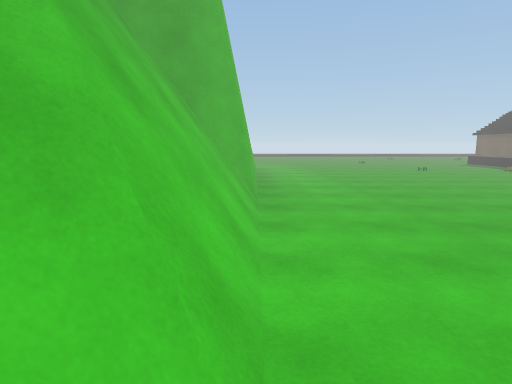
View 1 (above)

22 first-person views from a walk through a 3-D level made in the Unity game engine. The camera is 1.5 m above the floor, tilts 8° down and sees 75° across. The floor is counted in squares, 1 m on a side. Each view is taken from the middle of a square. On the plan, view 1 faces up. The plan holds only what a view shows up to about 15 squares ahead; the rest is blank. The place goes on beyond the plan. The player is left out. Surface patterns are stand-ins for the level's own textures.

View 2
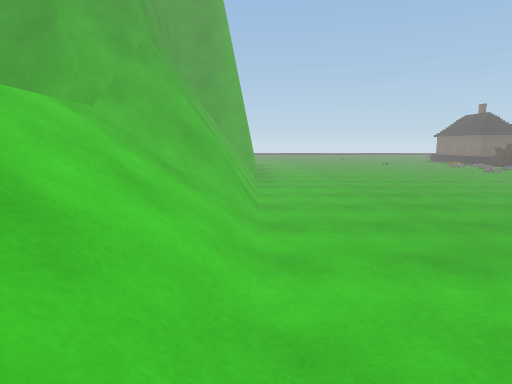

View 3
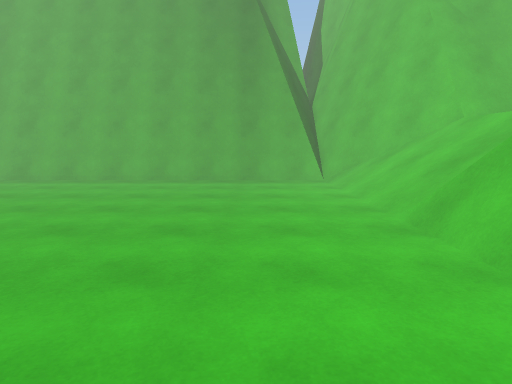

View 4
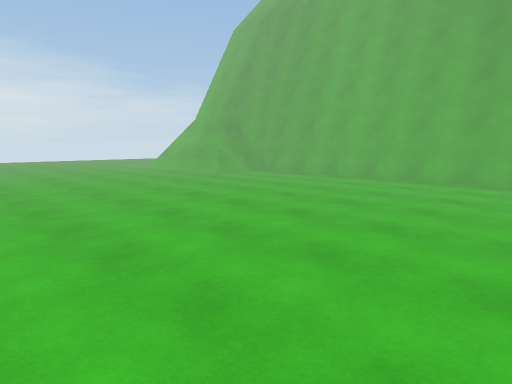

View 5
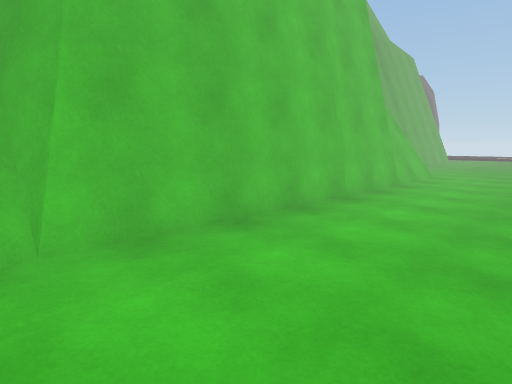

View 6
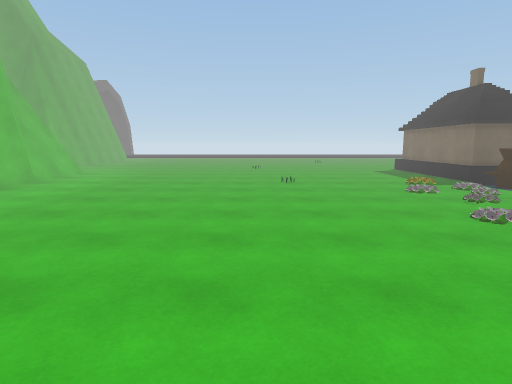

View 7
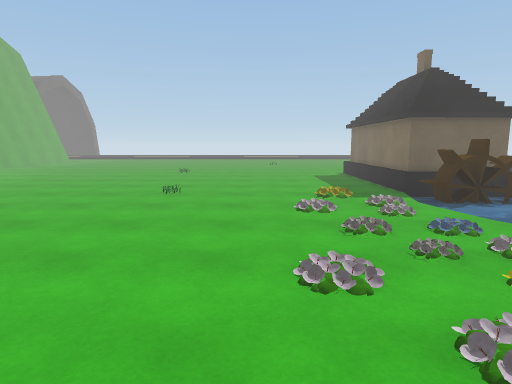

View 8
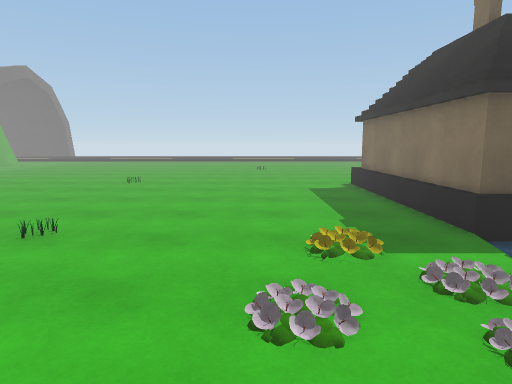

View 9
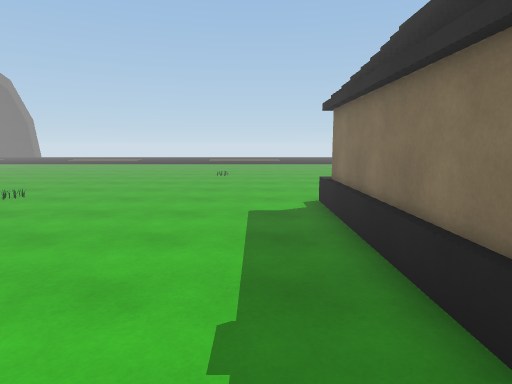

View 10
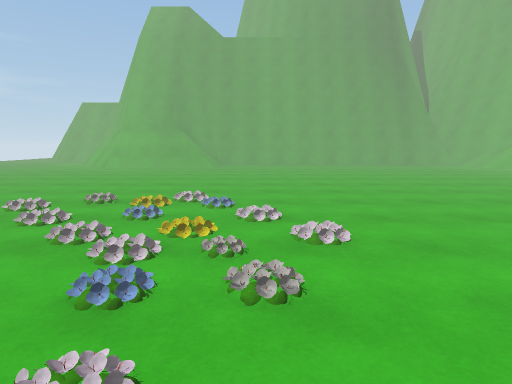

View 11
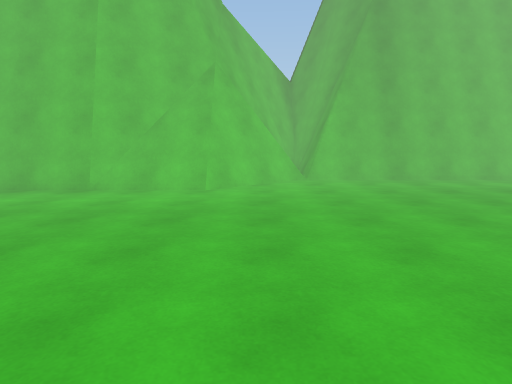

View 12
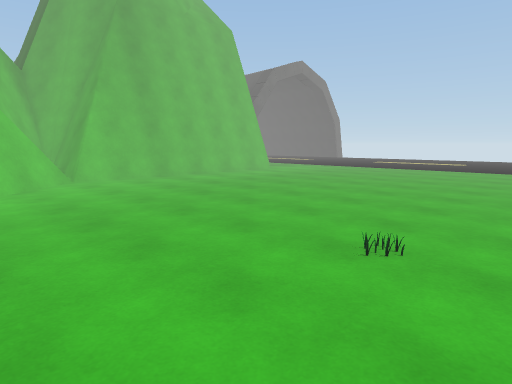

View 13
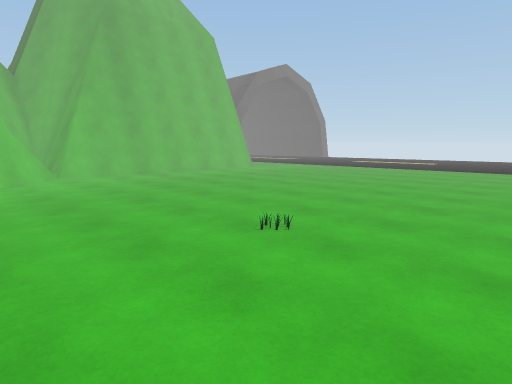

View 14
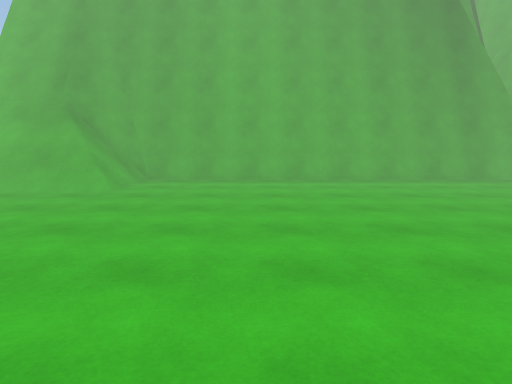

View 15
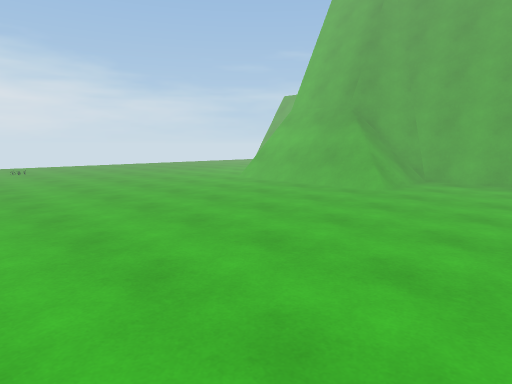

View 16
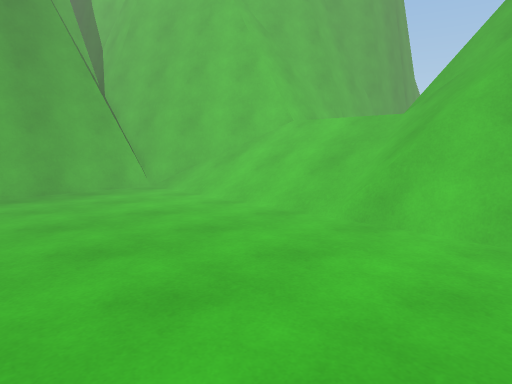

View 17
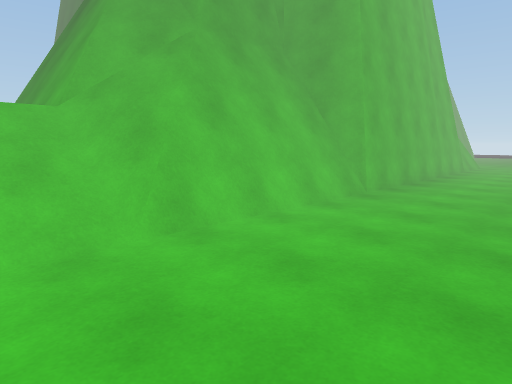

View 18
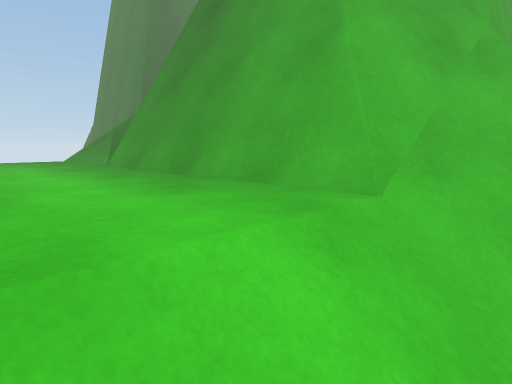

View 19
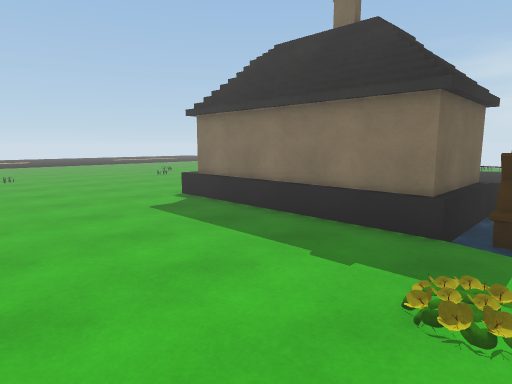

View 20
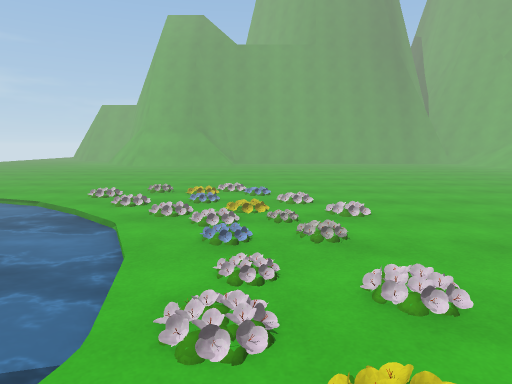

View 21
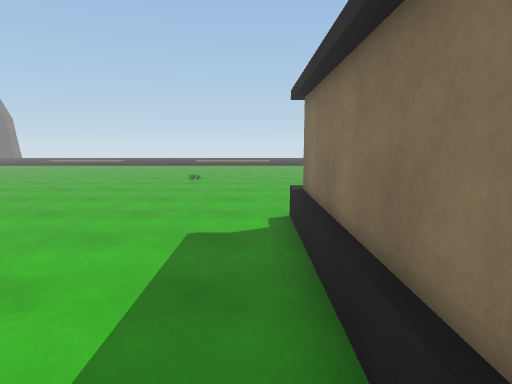

View 22
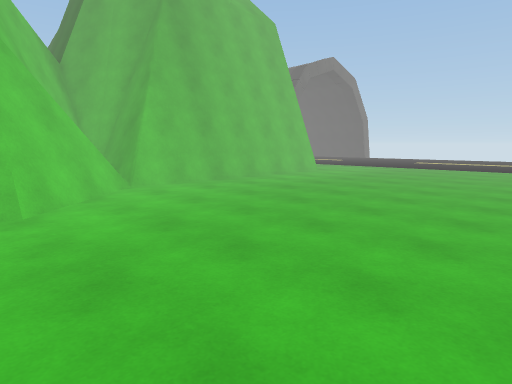

### Floor plan
Key: @ floor where view 1 was taken; # wall or solid block; x gap in a wall; . main floor; : floor 2.25 m higher than the main floor; / step, stairs or slope; = window, fence, low wall or low ledge; ≈ water the walk keeps out of; ^ raised ledge; v drop or lower ground; O other object.
Columns run from 8 left of view 1 to 19 right of it. Each row starts with its distance up from view 1.
 35     #.......................
 34     #.......................
 33     #.......................
 32     #.......................
 31     #.......................
 30     #.......................
 29  ####......................
 28   ===............O........^
 27    ###....................#
 26      ##...................#
 25       ##..................#
 24        #=.................#
 23        #=.................#
 22        #=.................#
 21        ##.........O.......##
 20         #..............O..OO
 19         #.................OO
 18         #.............O.O.≈≈
 17         #...............O.≈≈
 16         #..............OO.≈≈
 15         #..................≈
 14         #.............OO.OO.
 13         #...............O...
 12         #..............O.O.O
 11         #...............O.O.
 10         #................O.O
  9        ##...................
  8        #=...................
  7     ####=...................
  6     #  #=...................
  5     #x #=...................
  4     #/v#=...................
  3    ##//#=...................
  2 #####///=...................
  1 :::::////...................
  0 :::::///@...................
 -1 :::::////...................
 -2   :::////...................
 -3 ######///.................//
 -4   #####//.................//
 -5       #//.................//
 -6       ##/.................//
 -7        #####################

Where each view was taken, in squares from view 1:
view 1: 0 up, 0 right, facing up
view 2: 6 down, 0 right, facing up
view 3: 8 up, 3 right, facing down
view 4: 8 up, 4 right, facing down-right
view 5: 8 up, 5 right, facing up-left
view 6: 7 up, 9 right, facing up
view 7: 10 up, 13 right, facing up
view 8: 15 up, 14 right, facing up
view 9: 19 up, 16 right, facing up
view 10: 19 up, 15 right, facing down
view 11: 26 up, 11 right, facing left
view 12: 24 up, 11 right, facing up-left
view 13: 24 up, 13 right, facing up-left
view 14: 8 up, 13 right, facing down
view 15: 8 up, 13 right, facing down-right
view 16: 5 up, 6 right, facing down-left
view 17: 1 down, 5 right, facing up-left
view 18: 2 down, 2 left, facing up-left
view 19: 19 up, 12 right, facing up-right
view 20: 21 up, 16 right, facing down
view 21: 21 up, 17 right, facing up
view 22: 23 up, 8 right, facing up-left
